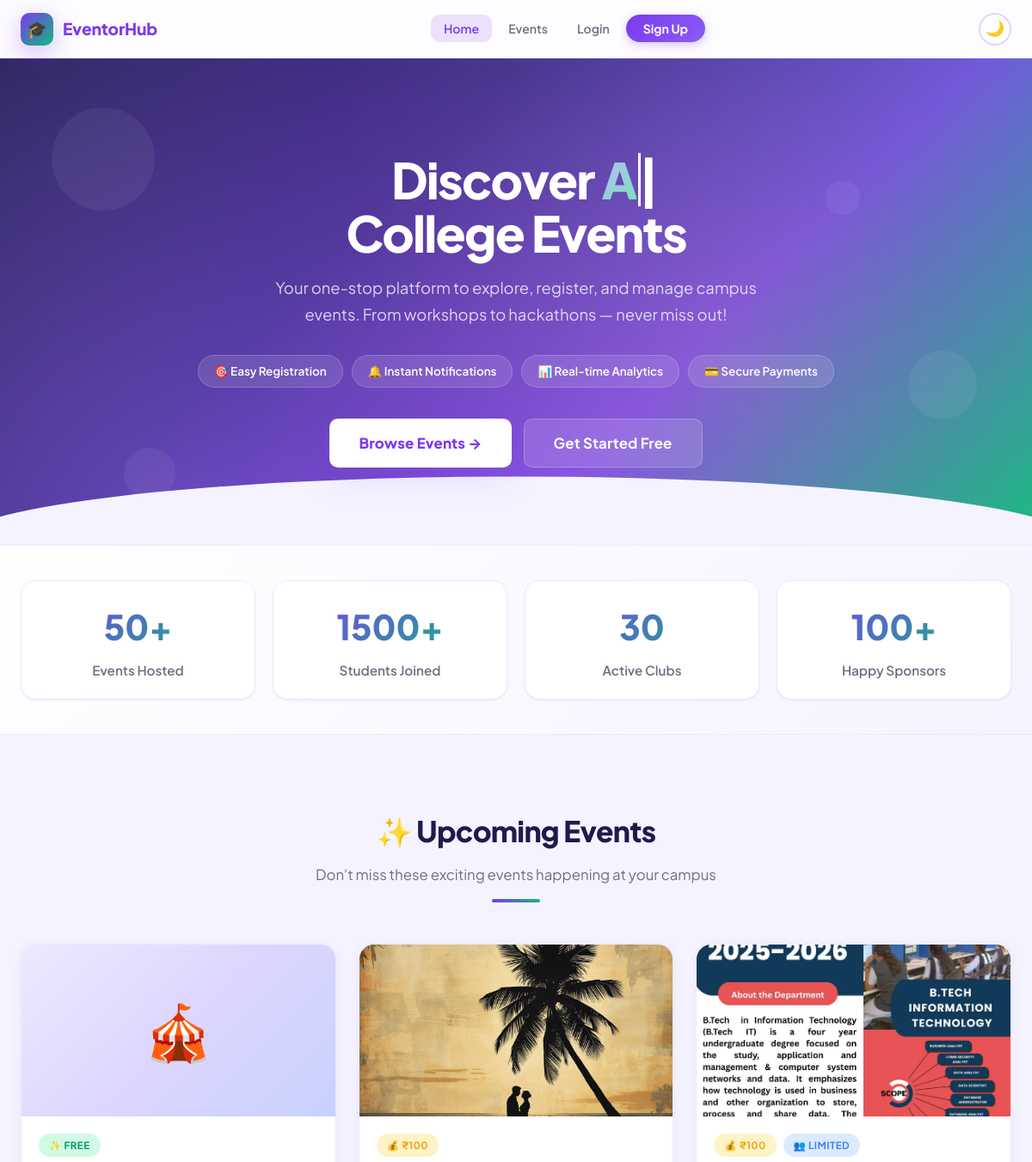
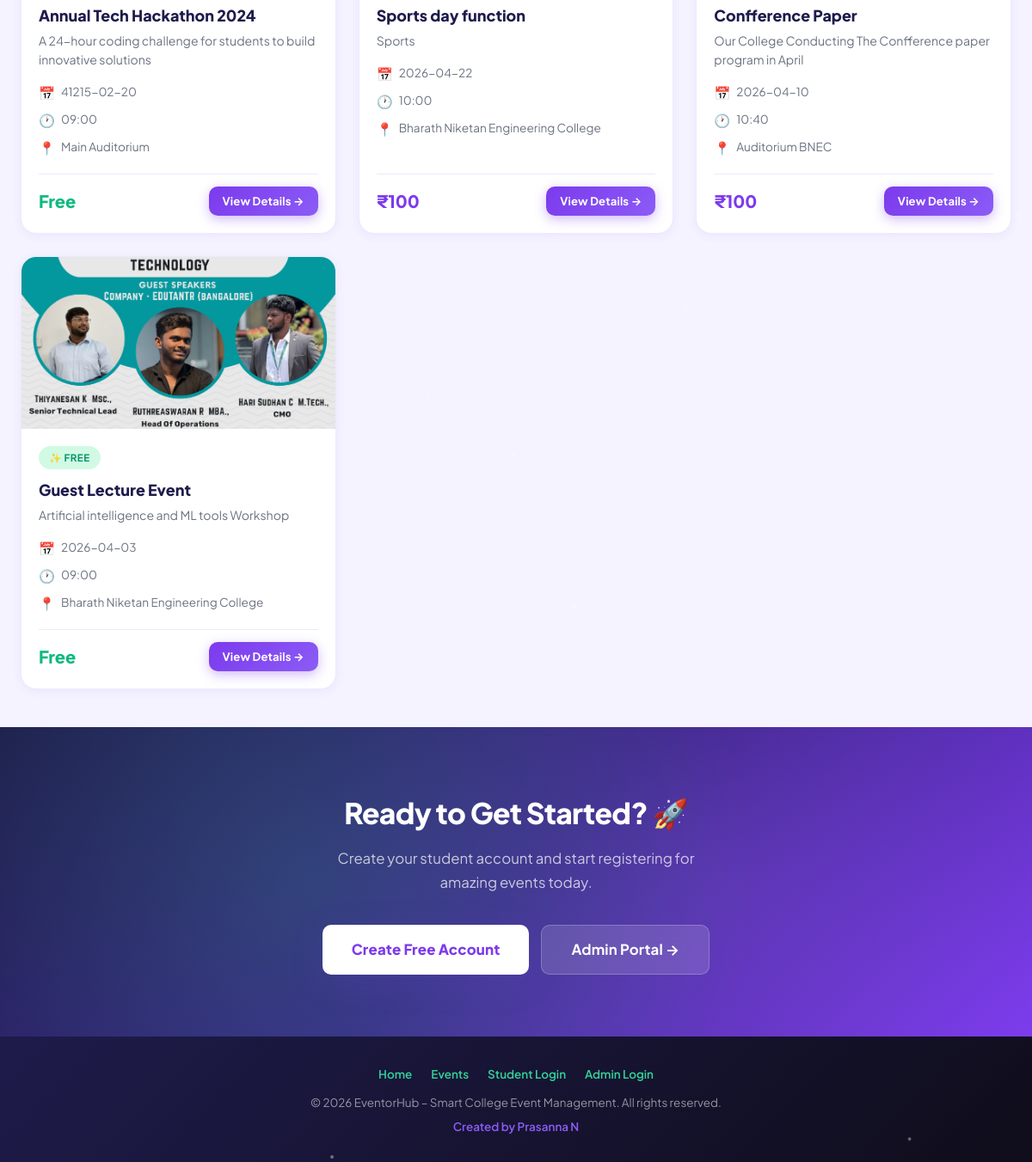
The page / on the database its author committed (2 pictures, top to bottom).
### tables this page shows
CREATE TABLE events (
        event_id INTEGER PRIMARY KEY AUTOINCREMENT,
        event_name TEXT NOT NULL,
        description TEXT,
        date TEXT,
        time TEXT,
        venue TEXT,
        poster TEXT,
        limit_enabled INTEGER DEFAULT 0,
        max_participants INTEGER,
        is_paid INTEGER DEFAULT 0,
        price INTEGER,
        upi_id TEXT,
        payment_qr TEXT
    , is_team_event INTEGER DEFAULT 0, team_size INTEGER DEFAULT 1);

### app.py (the view)
@app.route('/')
def index():
    conn = get_db()
    events = conn.execute('SELECT * FROM events ORDER BY date DESC').fetchall()
    conn.close()
    return render_template('index.html', events=events)

### app.py (called while the page is built)
def get_db():
    conn = sqlite3.connect('database.db')
    conn.row_factory = sqlite3.Row
    return conn

@app.context_processor
def inject_user():
    if 'user_id' in session:
        return {
            'logged_in': True,
            'user_name': session.get('user_name', ''),
            'user_role': session.get('role', 'student')
        }
    return {'logged_in': False, 'user_name': '', 'user_role': ''}

### templates/index.html (shortened to what this page needs)
{% extends 'base.html' %}
{% block content %}
<section class="hero">
    <div class="hero-dots">
        <span></span><span></span><span></span><span></span>
    </div>
    <div class="hero-content container">
        <h1>
            Discover <span class="gradient-text type-effect" data-words='["Amazing", "Thrilling", "Inspiring", "Tech", "Cultural"]'>Amazing</span><span class="type-cursor">|</span><br>
            College Events
        </h1>
        <p>
            Your one-stop platform to explore, register, and manage campus events.
            From workshops to hackathons — never miss out!
        </p>
        <div class="hero-badges">
            <span class="hero-badge">🎯 Easy Registration</span>
            <span class="hero-badge">🔔 Instant Notifications</span>
            <span class="hero-badge">📊 Real-time Analytics</span>
            <span class="hero-badge">💳 Secure Payments</span>
        </div>
        <div class="hero-actions">
            <a href="{{ url_for('events') }}" class="btn btn-white btn-lg">Browse Events →</a>
            {% if not logged_in %}
                <a href="{{ url_for('signup') }}" class="btn btn-ghost btn-lg">Get Started Free</a>
            {% endif %}
        </div>
    </div>
</section>
<section class="stats-strip page-section">
    <div class="container">
        <div class="stats-row">
            <div class="stat-item fade-in">
                <h3 class="counter" data-target="50">0</h3>
                <p>Events Hosted</p>
            </div>
            <div class="stat-item fade-in">
                <h3 class="counter" data-target="1500">0</h3>
                <p>Students Joined</p>
            </div>
            <div class="stat-item fade-in">
                <h3 class="counter" data-target="30">0</h3>
                <p>Active Clubs</p>
            </div>
            <div class="stat-item fade-in">
                <h3 class="counter" data-target="100">0</h3>
                <p>Happy Sponsors</p>
            </div>
        </div>
    </div>
</section>
<section class="page-section">
    <div class="container">
        <div class="section-header">
            <h2>✨ Upcoming Events</h2>
            <p>Don't miss these exciting events happening at your campus</p>
            <div class="accent-line"></div>
        </div>
        {% if events %}
            <div class="events-grid">
                {% for event in events[:6] %}
                    <div class="event-card fade-in">
                        {% if event.poster %}
                            <img src="{{ url_for('static', filename='images/' + event.poster) }}"
                                 alt="{{ event.event_name }}" class="event-card-image">
                        {% else %}
                            <div class="event-card-image default-poster">🎪</div>
                        {% endif %}
                        <div class="event-card-body">
                            <div class="event-card-badges">
                                {% if event.is_paid %}
                                    <span class="badge badge-paid">💰 ₹{{ event.price }}</span>
                                {% else %}
                                    <span class="badge badge-free">✨ Free</span>
                                {% endif %}
                                {% if event.limit_enabled %}
                                    <span class="badge badge-open">👥 Limited</span>
                                {% endif %}
                            </div>
                            <h3 class="event-card-title">{{ event.event_name }}</h3>
                            {% if event.description %}
                                <p class="event-card-desc">{{ event.description }}</p>
                            {% endif %}
                            <div class="event-card-meta">
                                {% if event.date %}
                                    <div class="meta-item">
                                        <span class="meta-icon">📅</span>
                                        <span>{{ event.date }}</span>
                                    </div>
                                {% endif %}
                                {% if event.time %}
                                    <div class="meta-item">
                                        <span class="meta-icon">🕐</span>
                                        <span>{{ event.time }}</span>
                                    </div>
                                {% endif %}
                                {% if event.venue %}
                                    <div class="meta-item">
                                        <span class="meta-icon">📍</span>
                                        <span>{{ event.venue }}</span>
                                    </div>
                                {% endif %}
                            </div>
                            <div class="event-card-footer">
                                {% if event.is_paid %}
                                    <span class="event-price">₹{{ event.price }}</span>
                                {% else %}
                                    <span class="event-price free">Free</span>
                                {% endif %}
                                <a href="{{ url_for('events') }}" class="btn btn-primary btn-sm">View Details →</a>
                            </div>
                        </div>
                    </div>
                {% endfor %}
            </div>
        {% else %}
            <div class="empty-state">
                <div class="empty-icon">🎭</div>
                <h3>No Events Yet</h3>
                <p>Check back soon for exciting upcoming events!</p>
            </div>
        {% endif %}
    </div>
</section>
{% if not logged_in %}
<section style="background:linear-gradient(135deg,#1e1b4b,#3b2087,#7c3aed);padding:72px 0;position:relative;overflow:hidden;">
    <div style="position:absolute;inset:0;background:radial-gradient(circle at 30% 50%,rgba(52,211,153,.2) 0%,transparent 60%),radial-gradient(circle at 70% 50%,rgba(167,139,250,.15) 0%,transparent 55%);"></div>
    <div class="container text-center" style="position:relative;z-index:1;">
        <h2 style="color:white;font-size:2.1rem;font-weight:900;margin-bottom:12px;letter-spacing:-0.02em;">Ready to Get Started? 🚀</h2>
        <p style="color:rgba(255,255,255,.72);font-size:1.05rem;margin-bottom:36px;max-width:480px;margin-left:auto;margin-right:auto;">
            Create your student account and start registering for amazing events today.
        </p>
        <div class="hero-actions">
            <a href="{{ url_for('signup') }}" class="btn btn-white btn-lg">Create Free Account</a>
            <a href="{{ url_for('admin_login') }}" class="btn btn-ghost btn-lg">Admin Portal →</a>
        </div>
    </div>
</section>
{% endif %}
{% endblock %}

### static/css/overhaul.css (style rules this page uses)
.hero { position: relative; z-index: 1; }
.type-cursor { display: inline-block; width: 3px; background-color: white; margin-left: 2px; animation: blink 1s step-end infinite; }
.hero-badges .hero-badge { transition: all 0.3s ease; }
.btn { position: relative; overflow: hidden; }
.stats-strip { background: linear-gradient(135deg, var(--bg-card), var(--bg-body)); border-top: 1px solid var(--border-light); border-bottom: 1px solid var(--border-light); padding: 40px 0; position: relative; z-index: 5; margin-bottom: 40px; }
.stats-row { display: flex; justify-content: space-around; flex-wrap: wrap; gap: 20px; text-align: center; }
.stat-item { flex: 1; min-width: 150px; padding: 20px; background: var(--bg-card); border-radius: var(--radius-lg); box-shadow: var(--shadow-sm); transition: var(--transition); border: 1px solid var(--border-light); }
.stat-item h3.counter { font-size: 2.5rem; font-weight: 800; color: var(--primary); margin-bottom: 5px; background: linear-gradient(135deg, var(--primary), var(--accent)); -webkit-background-clip: text; background-clip: text; -webkit-text-fill-color: transparent; }
.stat-item p { font-size: 0.95rem; color: var(--text-secondary); font-weight: 600; }
.event-card { transition: transform 0.1s ease-out, box-shadow 0.3s ease; transform-style: preserve-3d; }
.event-card-body { transform: translateZ(30px); }
.event-card-image { transition: transform 0.5s ease; }

### rows shown on the page
events: is_paid "✨ FREE", event_name "Annual Tech Hackathon 2024", description "A 24-hour coding challenge for students to build innovative solutions", date "41215-02-20", time "09:00", venue "Main Auditorium"
events: poster (picture), price "100", event_name "Sports day function", description "Sports", date "2026-04-22", time "10:00", venue "Bharath Niketan Engineering College"
events: poster (picture), price "100", limit_enabled "👥 LIMITED", event_name "Confference Paper", description "Our College Conducting The Confference paper program in April", date "2026-04-10", time "10:40", venue "Auditorium BNEC"
events: poster (picture), is_paid "✨ FREE", event_name "Guest Lecture Event", description "Artificial intelligence and ML tools Workshop", date "2026-04-03", time "09:00", venue "Bharath Niketan Engineering College"
